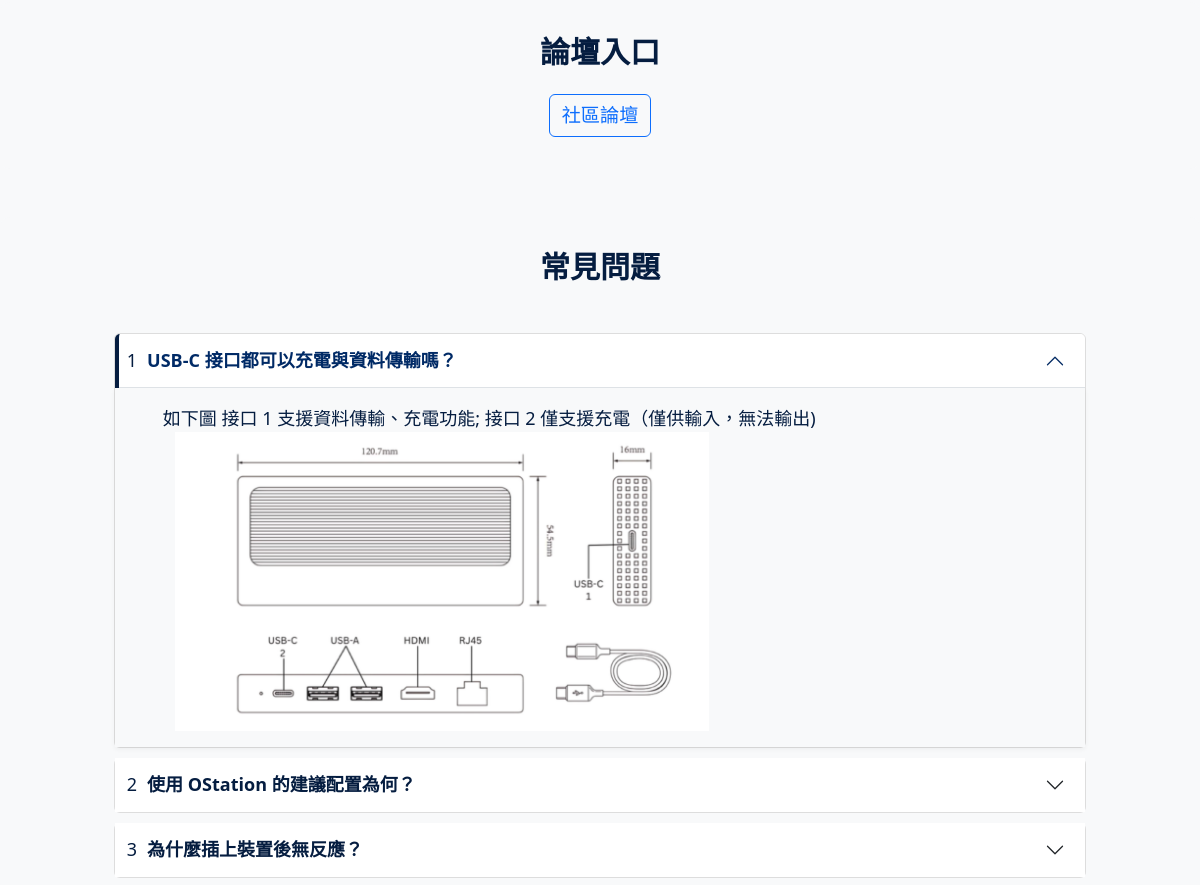
Before: / (middle part) with the older database file.
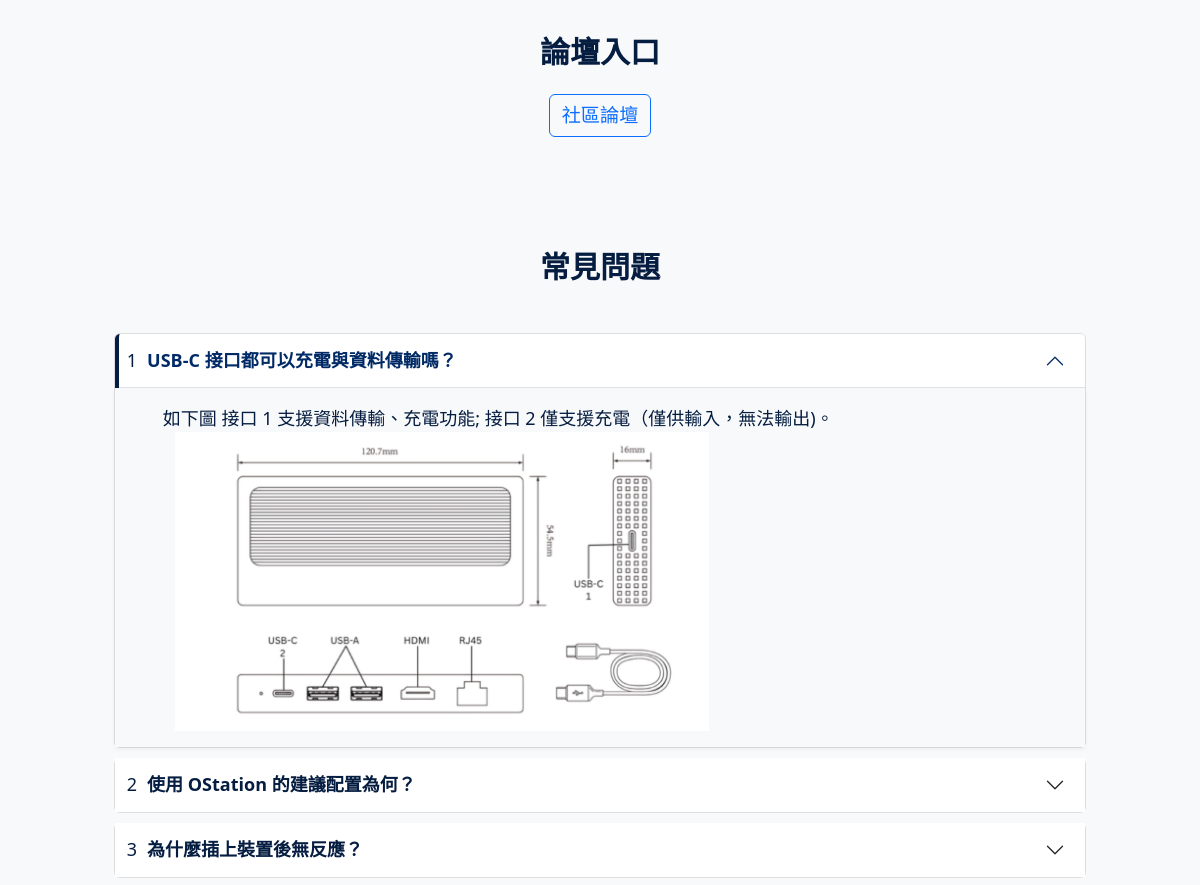
After: the same page with the newer database file.
### tables this page shows
CREATE TABLE qa_list (
            id INTEGER PRIMARY KEY AUTOINCREMENT,
            question TEXT NOT NULL,
            answer TEXT NOT NULL,
            created_at TIMESTAMP DEFAULT CURRENT_TIMESTAMP
        , image_link TEXT);

### app.py (the view)
@app.route('/')
def index():
    conn = get_db_connection()
    cursor = conn.cursor()
    cursor.execute("SELECT question, answer , image_link FROM qa_list ORDER BY created_at DESC")
    qa_list = cursor.fetchall()
    conn.close()
    ua = request.headers.get('User-Agent', '').lower()
    if ("iphone" in ua) or ("android" in ua and "mobile" in ua):
        return render_template("index.html", qa_list=qa_list, message="欢迎访问！")
    else:
        return render_template("index.html", qa_list=qa_list, message="欢迎访问！")

### app.py (called while the page is built)
def get_db_connection():
    print("DB_PATH =", DB_PATH)
    conn = sqlite3.connect(DB_PATH)
    conn.row_factory = sqlite3.Row
    return conn

### templates/index.html (shortened to what this page needs)
<!DOCTYPE html>
<html lang="en">
<head>
  <link href="https://cdn.jsdelivr.net/npm/bootstrap@5.3.3/dist/css/bootstrap.min.css" rel="stylesheet" />
  <link rel="stylesheet" href="https://cdnjs.cloudflare.com/ajax/libs/font-awesome/6.5.0/css/all.min.css"/>
  <link rel="stylesheet" href="../static/css/style.css?v=20250923">
</head>
<body class="theme-light">
  <section id="section5" class="section1 mb-4">
    <div class="container text-center">
      <h2 class="core-title" data-i18n="forum_title">
      </h2>
      <a class="btn btn-outline-primary mt-3"
        href="./forum/"
        target="_blank"
        rel="noopener"
        data-i18n="footer_support_forum"
        style="font-size: clamp(1.2rem, 1.2vw, 1.8rem);">
    </a>
    </div>
  </section>
  <section id="section6" class="section1 mb-4">
    <div class="container">
      <div class="text-center mb-5">
        <h2 class="core-title" data-i18n="faq_title">
        </h2>
      </div>
      <div class="faq-container">
        <div class="accordion professional-accordion" id="qaAccordion">
          {% for qa in qa_list %}
            <div class="accordion-item professional-accordion-item" data-category="all">
              <h2 class="accordion-header" id="qa{{ loop.index }}">
                <button
                  class="accordion-button professional-accordion-button {% if not loop.first %}collapsed{% endif %}"
                  type="button"
                  data-bs-toggle="collapse"
                  data-bs-target="#collapse{{ loop.index }}"
                  aria-expanded="{{ 'true' if loop.first else 'false' }}"
                  aria-controls="collapse{{ loop.index }}"
                >
                  <div class="question-number">{{ loop.index }}</div>
                  <div class="question-content">
                    <div class="question-title">{{ qa['question'] }}</div>
                  </div>
                </button>
              </h2>
              <div
                id="collapse{{ loop.index }}"
                class="accordion-collapse collapse {% if loop.first %}show{% endif %}"
                data-bs-parent="#qaAccordion"
              >
                <div class="accordion-body professional-accordion-body">
                  <div class="answer-wrapper">
                    <div class="answer-content">
                      <div class="answer-text">{{ qa['answer'] }}</div>
                      {% if qa['image_link'] %}
                      <div class="answer-wrapper" style="text-align:left;">
                        <img src="{{ url_for('static', filename=qa['image_link']) }}"
                             alt="QA Image"
                             style="height:auto; max-width:60%; width:auto; display:block;">
                     </div>
                      {% endif %}
                    </div>
                  </div>
                </div>
              </div>
            </div>
          {% endfor %}
        </div>
      </div>
    </div>
  </section>
</body>
</html>

Changed rows visible on the page:
changed qa_list "USB-C 接口都可以充電與資料傳輸嗎？": answer "如下圖 接口 1 支援資料傳輸、充電功能; 接口 2 僅支援充電（僅供輸入，無法輸出)" → "如下圖 接口 1 支援資料傳輸、充電功能; 接口 2 僅支援充電（僅供輸入，無法輸出)。"
